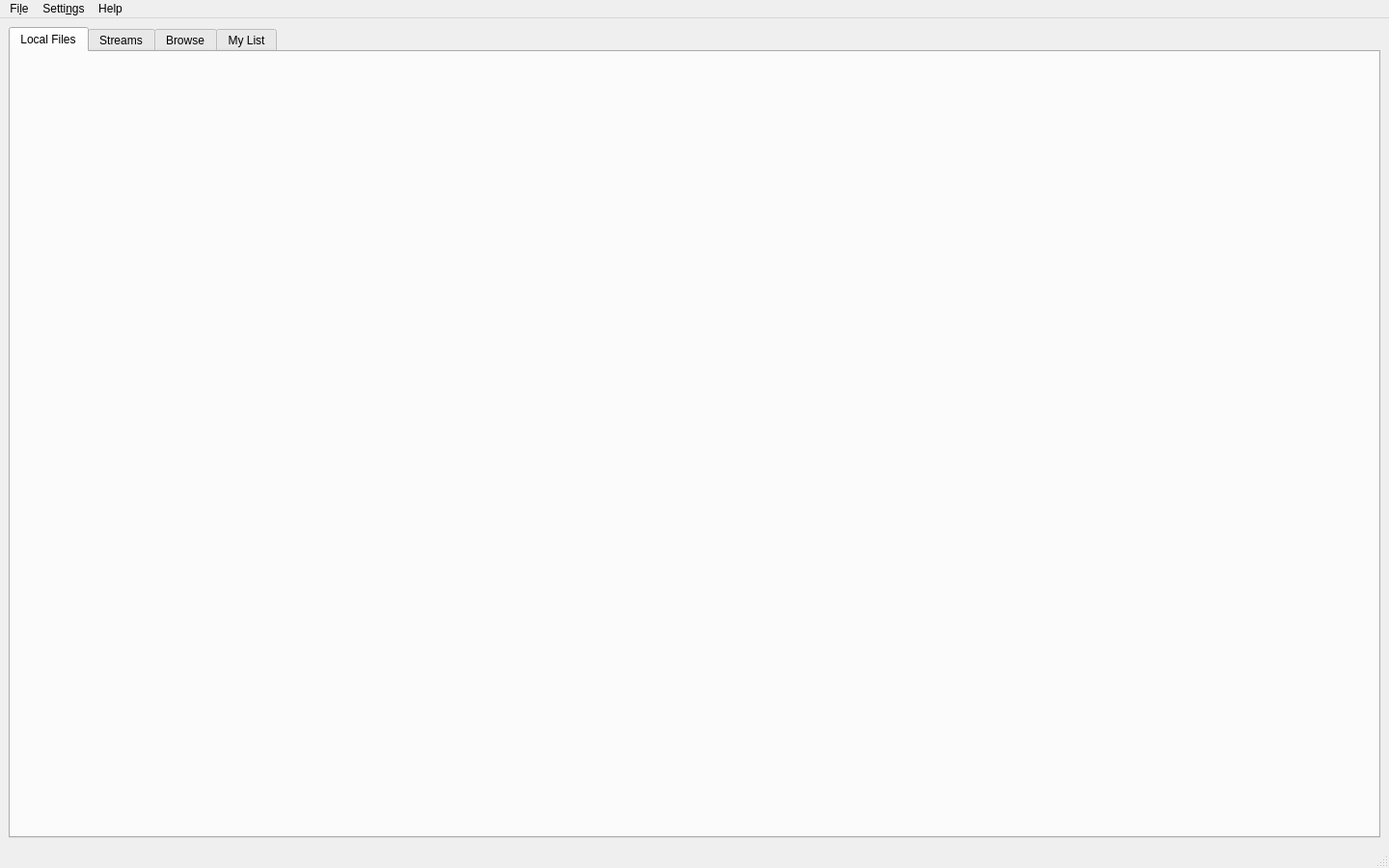
<?xml version="1.0" encoding="UTF-8"?>
<ui version="4.0">
 <class>window_main</class>
 <widget class="QMainWindow" name="window_main">
  <property name="geometry">
   <rect>
    <x>0</x>
    <y>0</y>
    <width>1440</width>
    <height>900</height>
   </rect>
  </property>
  <property name="windowTitle">
   <string>ENE</string>
  </property>
  <widget class="QWidget" name="centralwidget">
   <layout class="QVBoxLayout" name="verticalLayout_2">
    <item>
     <widget class="QTabWidget" name="widget_tab">
      <property name="cursor">
       <cursorShape>ArrowCursor</cursorShape>
      </property>
      <property name="mouseTracking">
       <bool>true</bool>
      </property>
      <property name="tabShape">
       <enum>QTabWidget::Rounded</enum>
      </property>
      <property name="currentIndex">
       <number>0</number>
      </property>
      <widget class="QWidget" name="tab_local_files">
       <attribute name="title">
        <string>Local Files</string>
       </attribute>
       <layout class="QHBoxLayout" name="horizontalLayout">
        <item>
         <widget class="QStackedWidget" name="stack_local_files">
          <property name="currentIndex">
           <number>-1</number>
          </property>
         </widget>
        </item>
       </layout>
      </widget>
      <widget class="QWidget" name="tabWidgetPage2">
       <attribute name="title">
        <string>Streams</string>
       </attribute>
      </widget>
      <widget class="QWidget" name="tab_browser">
       <attribute name="title">
        <string>Browse</string>
       </attribute>
       <widget class="QComboBox" name="combobox_season">
        <property name="geometry">
         <rect>
          <x>0</x>
          <y>40</y>
          <width>167</width>
          <height>31</height>
         </rect>
        </property>
        <property name="currentText">
         <string>All</string>
        </property>
        <item>
         <property name="text">
          <string>All</string>
         </property>
        </item>
        <item>
         <property name="text">
          <string>Winter</string>
         </property>
        </item>
        <item>
         <property name="text">
          <string>Spring</string>
         </property>
        </item>
        <item>
         <property name="text">
          <string>Summer</string>
         </property>
        </item>
        <item>
         <property name="text">
          <string>Fall</string>
         </property>
        </item>
       </widget>
       <widget class="QLabel" name="label_season">
        <property name="geometry">
         <rect>
          <x>10</x>
          <y>0</y>
          <width>141</width>
          <height>31</height>
         </rect>
        </property>
        <property name="font">
         <font>
          <pointsize>24</pointsize>
         </font>
        </property>
        <property name="text">
         <string>Season</string>
        </property>
       </widget>
       <widget class="QLabel" name="label_filter">
        <property name="geometry">
         <rect>
          <x>10</x>
          <y>190</y>
          <width>141</width>
          <height>31</height>
         </rect>
        </property>
        <property name="font">
         <font>
          <pointsize>24</pointsize>
         </font>
        </property>
        <property name="text">
         <string>Filters</string>
        </property>
       </widget>
       <widget class="QComboBox" name="combobox_sort">
        <property name="geometry">
         <rect>
          <x>0</x>
          <y>230</y>
          <width>141</width>
          <height>31</height>
         </rect>
        </property>
        <property name="currentText">
         <string>Sort</string>
        </property>
        <item>
         <property name="text">
          <string>Sort</string>
         </property>
        </item>
        <item>
         <property name="text">
          <string>Popularity</string>
         </property>
        </item>
        <item>
         <property name="text">
          <string>Score</string>
         </property>
        </item>
        <item>
         <property name="text">
          <string>Trending</string>
         </property>
        </item>
        <item>
         <property name="text">
          <string>Favourites</string>
         </property>
        </item>
        <item>
         <property name="text">
          <string>Date Added</string>
         </property>
        </item>
        <item>
         <property name="text">
          <string>Release Date</string>
         </property>
        </item>
       </widget>
       <widget class="QToolButton" name="button_sort_order">
        <property name="geometry">
         <rect>
          <x>140</x>
          <y>230</y>
          <width>21</width>
          <height>21</height>
         </rect>
        </property>
        <property name="text">
         <string>...</string>
        </property>
        <property name="arrowType">
         <enum>Qt::DownArrow</enum>
        </property>
       </widget>
       <widget class="QComboBox" name="combobox_format">
        <property name="geometry">
         <rect>
          <x>0</x>
          <y>260</y>
          <width>167</width>
          <height>31</height>
         </rect>
        </property>
        <property name="currentText">
         <string>Format</string>
        </property>
        <item>
         <property name="text">
          <string>Format</string>
         </property>
        </item>
        <item>
         <property name="text">
          <string>TV</string>
         </property>
        </item>
        <item>
         <property name="text">
          <string>TV Short</string>
         </property>
        </item>
        <item>
         <property name="text">
          <string>Movie</string>
         </property>
        </item>
        <item>
         <property name="text">
          <string>Special</string>
         </property>
        </item>
        <item>
         <property name="text">
          <string>OVA</string>
         </property>
        </item>
        <item>
         <property name="text">
          <string>ONA</string>
         </property>
        </item>
        <item>
         <property name="text">
          <string>Music</string>
         </property>
        </item>
       </widget>
       <widget class="QComboBox" name="combobox_status">
        <property name="geometry">
         <rect>
          <x>0</x>
          <y>290</y>
          <width>167</width>
          <height>31</height>
         </rect>
        </property>
        <property name="currentText">
         <string>Status</string>
        </property>
        <item>
         <property name="text">
          <string>Status</string>
         </property>
        </item>
        <item>
         <property name="text">
          <string>Releasing</string>
         </property>
        </item>
        <item>
         <property name="text">
          <string>Finished</string>
         </property>
        </item>
        <item>
         <property name="text">
          <string>Not Yet Released</string>
         </property>
        </item>
        <item>
         <property name="text">
          <string>Cancelled</string>
         </property>
        </item>
       </widget>
       <widget class="QComboBox" name="combobox_streaming">
        <property name="geometry">
         <rect>
          <x>0</x>
          <y>320</y>
          <width>167</width>
          <height>31</height>
         </rect>
        </property>
        <property name="currentText">
         <string>Streaming On</string>
        </property>
        <item>
         <property name="text">
          <string>Streaming On</string>
         </property>
        </item>
        <item>
         <property name="text">
          <string>Crunchyroll</string>
         </property>
        </item>
        <item>
         <property name="text">
          <string>Funimation</string>
         </property>
        </item>
        <item>
         <property name="text">
          <string>Netflix</string>
         </property>
        </item>
        <item>
         <property name="text">
          <string>Amazon</string>
         </property>
        </item>
        <item>
         <property name="text">
          <string>Hidive</string>
         </property>
        </item>
        <item>
         <property name="text">
          <string>Hulu</string>
         </property>
        </item>
        <item>
         <property name="text">
          <string>Animelab</string>
         </property>
        </item>
       </widget>
       <widget class="QComboBox" name="combobox_genre_tag">
        <property name="geometry">
         <rect>
          <x>0</x>
          <y>350</y>
          <width>167</width>
          <height>31</height>
         </rect>
        </property>
        <property name="currentText">
         <string>Genres &amp; Tags</string>
        </property>
        <item>
         <property name="text">
          <string>Genres &amp; Tags</string>
         </property>
        </item>
       </widget>
       <widget class="QWidget" name="gridLayoutWidget_2">
        <property name="geometry">
         <rect>
          <x>200</x>
          <y>10</y>
          <width>1211</width>
          <height>781</height>
         </rect>
        </property>
        <layout class="QGridLayout" name="gridlayout_season"/>
       </widget>
       <widget class="QGroupBox" name="groupbox_year">
        <property name="geometry">
         <rect>
          <x>0</x>
          <y>80</y>
          <width>191</width>
          <height>101</height>
         </rect>
        </property>
        <property name="title">
         <string>Year</string>
        </property>
        <layout class="QGridLayout" name="gridLayout">
         <item row="0" column="0">
          <widget class="QLabel" name="label">
           <property name="text">
            <string>From</string>
           </property>
          </widget>
         </item>
         <item row="0" column="1">
          <widget class="QLabel" name="label_2">
           <property name="text">
            <string>To</string>
           </property>
          </widget>
         </item>
         <item row="1" column="0">
          <widget class="QSpinBox" name="spinbox_year_min">
           <property name="frame">
            <bool>true</bool>
           </property>
           <property name="correctionMode">
            <enum>QAbstractSpinBox::CorrectToPreviousValue</enum>
           </property>
           <property name="keyboardTracking">
            <bool>false</bool>
           </property>
           <property name="minimum">
            <number>1950</number>
           </property>
           <property name="maximum">
            <number>2020</number>
           </property>
           <property name="value">
            <number>2018</number>
           </property>
          </widget>
         </item>
         <item row="1" column="1">
          <widget class="QSpinBox" name="spinbox_year_max">
           <property name="keyboardTracking">
            <bool>false</bool>
           </property>
           <property name="minimum">
            <number>1950</number>
           </property>
           <property name="maximum">
            <number>2020</number>
           </property>
           <property name="value">
            <number>2018</number>
           </property>
          </widget>
         </item>
        </layout>
       </widget>
       <widget class="QCheckBox" name="check_box_on_list">
        <property name="geometry">
         <rect>
          <x>0</x>
          <y>390</y>
          <width>151</width>
          <height>21</height>
         </rect>
        </property>
        <property name="text">
         <string>Hide anime on my list</string>
        </property>
       </widget>
       <widget class="QCheckBox" name="check_box_adult">
        <property name="geometry">
         <rect>
          <x>0</x>
          <y>410</y>
          <width>86</width>
          <height>21</height>
         </rect>
        </property>
        <property name="text">
         <string>Adult</string>
        </property>
       </widget>
      </widget>
      <widget class="QWidget" name="tab_2">
       <attribute name="title">
        <string>My List</string>
       </attribute>
      </widget>
     </widget>
    </item>
   </layout>
  </widget>
  <widget class="QMenuBar" name="menubar">
   <property name="geometry">
    <rect>
     <x>0</x>
     <y>0</y>
     <width>1440</width>
     <height>30</height>
    </rect>
   </property>
   <widget class="QMenu" name="menuFile">
    <property name="title">
     <string>Fi&amp;le</string>
    </property>
    <addaction name="action_open_folder"/>
    <addaction name="action_refresh_library"/>
   </widget>
   <widget class="QMenu" name="menuSettings">
    <property name="title">
     <string>Setti&amp;ngs</string>
    </property>
    <addaction name="action_prefences"/>
   </widget>
   <widget class="QMenu" name="menuHelp">
    <property name="title">
     <string>Help</string>
    </property>
    <addaction name="actionHelp"/>
    <addaction name="separator"/>
    <addaction name="actionAbout_Ene"/>
    <addaction name="action_source_code"/>
   </widget>
   <addaction name="menuFile"/>
   <addaction name="menuSettings"/>
   <addaction name="menuHelp"/>
  </widget>
  <widget class="QStatusBar" name="statusbar"/>
  <action name="action_prefences">
   <property name="text">
    <string>&amp;Preferences</string>
   </property>
  </action>
  <action name="action_open_folder">
   <property name="text">
    <string>&amp;Open local folder</string>
   </property>
  </action>
  <action name="actionAbout_Ene">
   <property name="text">
    <string>&amp;About Ene</string>
   </property>
  </action>
  <action name="action_source_code">
   <property name="text">
    <string>&amp;Source Code</string>
   </property>
  </action>
  <action name="actionHelp">
   <property name="text">
    <string>&amp;Help</string>
   </property>
  </action>
  <action name="action_refresh_library">
   <property name="text">
    <string>Refresh Library</string>
   </property>
  </action>
 </widget>
 <resources/>
 <connections/>
</ui>
